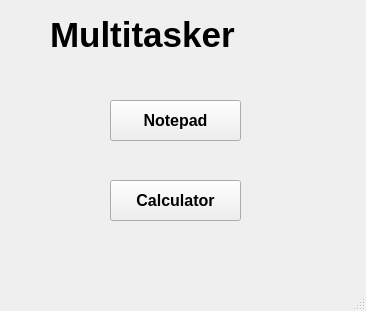
<?xml version="1.0" encoding="UTF-8"?>
<ui version="4.0">
 <class>MainWindow</class>
 <widget class="QMainWindow" name="MainWindow">
  <property name="geometry">
   <rect>
    <x>0</x>
    <y>0</y>
    <width>366</width>
    <height>311</height>
   </rect>
  </property>
  <property name="windowTitle">
   <string>Multitasker</string>
  </property>
  <property name="styleSheet">
   <string notr="true"/>
  </property>
  <widget class="QWidget" name="centralwidget">
   <widget class="QPushButton" name="pushButton">
    <property name="geometry">
     <rect>
      <x>110</x>
      <y>100</y>
      <width>131</width>
      <height>41</height>
     </rect>
    </property>
    <property name="font">
     <font>
      <pointsize>12</pointsize>
      <weight>75</weight>
      <bold>true</bold>
     </font>
    </property>
    <property name="text">
     <string>Notepad</string>
    </property>
   </widget>
   <widget class="QPushButton" name="pushButton_2">
    <property name="geometry">
     <rect>
      <x>110</x>
      <y>180</y>
      <width>131</width>
      <height>41</height>
     </rect>
    </property>
    <property name="font">
     <font>
      <pointsize>12</pointsize>
      <weight>75</weight>
      <bold>true</bold>
     </font>
    </property>
    <property name="text">
     <string>Calculator</string>
    </property>
   </widget>
   <widget class="QLabel" name="label">
    <property name="geometry">
     <rect>
      <x>50</x>
      <y>10</y>
      <width>261</width>
      <height>51</height>
     </rect>
    </property>
    <property name="text">
     <string>&lt;html&gt;&lt;head/&gt;&lt;body&gt;&lt;p&gt;&lt;span style=&quot; font-size:26pt; font-weight:600;&quot;&gt;Multitasker &lt;/span&gt;&lt;/p&gt;&lt;/body&gt;&lt;/html&gt;</string>
    </property>
    <property name="textFormat">
     <enum>Qt::AutoText</enum>
    </property>
   </widget>
   <widget class="QLabel" name="label_2">
    <property name="geometry">
     <rect>
      <x>10</x>
      <y>10</y>
      <width>331</width>
      <height>251</height>
     </rect>
    </property>
    <property name="text">
     <string/>
    </property>
   </widget>
   <zorder>label_2</zorder>
   <zorder>label</zorder>
   <zorder>pushButton</zorder>
   <zorder>pushButton_2</zorder>
  </widget>
  <widget class="QMenuBar" name="menubar">
   <property name="geometry">
    <rect>
     <x>0</x>
     <y>0</y>
     <width>366</width>
     <height>25</height>
    </rect>
   </property>
  </widget>
  <widget class="QStatusBar" name="statusbar"/>
 </widget>
 <resources/>
 <connections/>
</ui>
